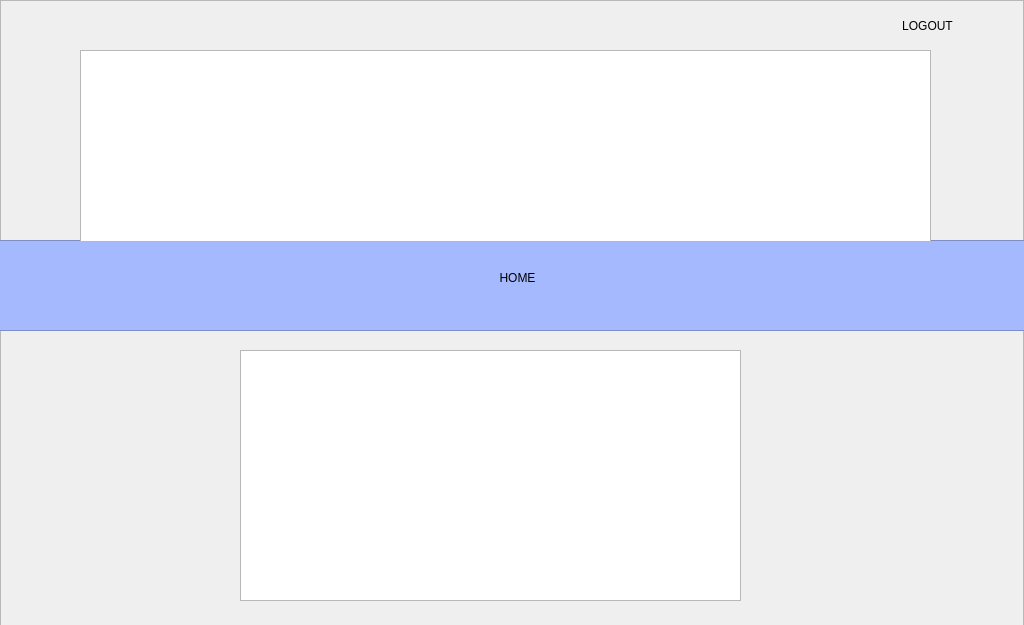
<?xml version="1.0" encoding="UTF-8"?>
<ui version="4.0">
 <class>assignproject</class>
 <widget class="QMainWindow" name="assignproject">
  <property name="geometry">
   <rect>
    <x>0</x>
    <y>0</y>
    <width>1024</width>
    <height>625</height>
   </rect>
  </property>
  <property name="windowTitle">
   <string>Assign Project</string>
  </property>
  <widget class="QWidget" name="centralWidget">
   <widget class="QGraphicsView" name="graphicsView_3">
    <property name="enabled">
     <bool>false</bool>
    </property>
    <property name="geometry">
     <rect>
      <x>0</x>
      <y>0</y>
      <width>1024</width>
      <height>645</height>
     </rect>
    </property>
    <property name="styleSheet">
     <string notr="true">background-image: url(:/Login1/Abstract-wallpaper-for-PC-87 (1).jpg);</string>
    </property>
   </widget>
   <widget class="QPushButton" name="pushButton_3">
    <property name="geometry">
     <rect>
      <x>890</x>
      <y>10</y>
      <width>75</width>
      <height>31</height>
     </rect>
    </property>
    <property name="styleSheet">
     <string notr="true">font: 75 10pt &quot;Segoe Print&quot;;</string>
    </property>
    <property name="text">
     <string>LOGOUT</string>
    </property>
    <property name="flat">
     <bool>true</bool>
    </property>
   </widget>
   <widget class="QGraphicsView" name="graphicsView">
    <property name="geometry">
     <rect>
      <x>80</x>
      <y>50</y>
      <width>851</width>
      <height>192</height>
     </rect>
    </property>
    <property name="styleSheet">
     <string notr="true">background-image: url(:/Login1/logo.png);</string>
    </property>
   </widget>
   <widget class="QPushButton" name="pushButton_7">
    <property name="geometry">
     <rect>
      <x>480</x>
      <y>260</y>
      <width>75</width>
      <height>36</height>
     </rect>
    </property>
    <property name="sizePolicy">
     <sizepolicy hsizetype="Minimum" vsizetype="Fixed">
      <horstretch>21</horstretch>
      <verstretch>0</verstretch>
     </sizepolicy>
    </property>
    <property name="contextMenuPolicy">
     <enum>Qt::PreventContextMenu</enum>
    </property>
    <property name="acceptDrops">
     <bool>true</bool>
    </property>
    <property name="layoutDirection">
     <enum>Qt::LeftToRight</enum>
    </property>
    <property name="styleSheet">
     <string notr="true">font: 75 12pt &quot;Segoe Print&quot;;</string>
    </property>
    <property name="text">
     <string>HOME</string>
    </property>
    <property name="autoDefault">
     <bool>false</bool>
    </property>
    <property name="default">
     <bool>false</bool>
    </property>
    <property name="flat">
     <bool>true</bool>
    </property>
   </widget>
   <widget class="QGraphicsView" name="graphicsView_2">
    <property name="geometry">
     <rect>
      <x>-10</x>
      <y>240</y>
      <width>1041</width>
      <height>91</height>
     </rect>
    </property>
    <property name="styleSheet">
     <string notr="true">background-color: rgb(165, 185, 255);</string>
    </property>
   </widget>
   <widget class="QTableView" name="table">
    <property name="geometry">
     <rect>
      <x>240</x>
      <y>350</y>
      <width>501</width>
      <height>251</height>
     </rect>
    </property>
    <property name="styleSheet">
     <string notr="true">image: url(:/Login1/Abstract-wallpaper-for-PC-87 (1).jpg);</string>
    </property>
   </widget>
   <zorder>graphicsView_3</zorder>
   <zorder>graphicsView_2</zorder>
   <zorder>pushButton_7</zorder>
   <zorder>pushButton_3</zorder>
   <zorder>graphicsView</zorder>
   <zorder>table</zorder>
  </widget>
 </widget>
 <layoutdefault spacing="6" margin="11"/>
 <tabstops>
  <tabstop>pushButton_7</tabstop>
  <tabstop>pushButton_3</tabstop>
  <tabstop>graphicsView_2</tabstop>
  <tabstop>graphicsView</tabstop>
  <tabstop>graphicsView_3</tabstop>
 </tabstops>
 <resources>
  <include location="login1.qrc"/>
 </resources>
 <connections>
  <connection>
   <sender>pushButton_7</sender>
   <signal>clicked()</signal>
   <receiver>assignproject</receiver>
   <slot>buttonPressToHome()</slot>
   <hints>
    <hint type="sourcelabel">
     <x>255</x>
     <y>260</y>
    </hint>
    <hint type="destinationlabel">
     <x>257</x>
     <y>0</y>
    </hint>
   </hints>
  </connection>
  <connection>
   <sender>pushButton_7</sender>
   <signal>clicked()</signal>
   <receiver>assignproject</receiver>
   <slot>goHome1()</slot>
   <hints>
    <hint type="sourcelabel">
     <x>532</x>
     <y>273</y>
    </hint>
    <hint type="destinationlabel">
     <x>508</x>
     <y>-8</y>
    </hint>
   </hints>
  </connection>
  <connection>
   <sender>pushButton_3</sender>
   <signal>clicked()</signal>
   <receiver>assignproject</receiver>
   <slot>logout1()</slot>
   <hints>
    <hint type="sourcelabel">
     <x>922</x>
     <y>20</y>
    </hint>
    <hint type="destinationlabel">
     <x>895</x>
     <y>-5</y>
    </hint>
   </hints>
  </connection>
 </connections>
 <slots>
  <slot>buttonPressToHome()</slot>
  <slot>goToAccom()</slot>
  <slot>goHome1()</slot>
  <slot>logout1()</slot>
 </slots>
</ui>
